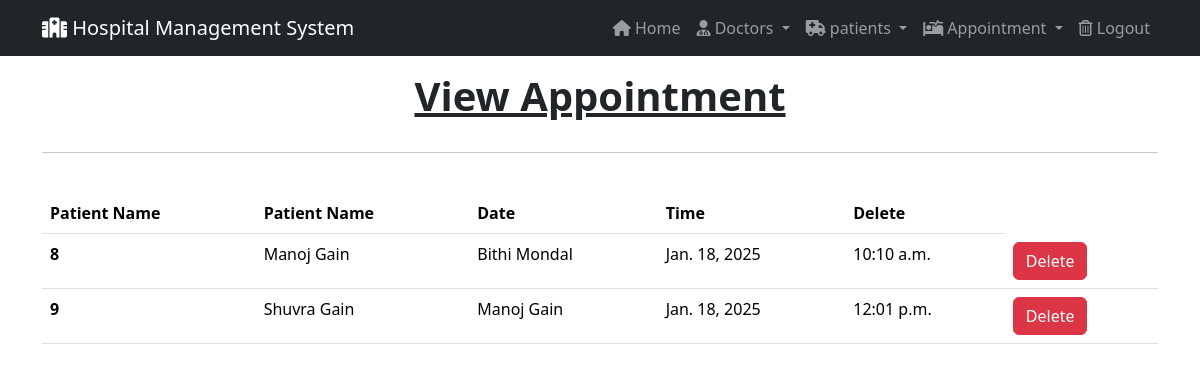
The page /view-appointment/ (signed in) on the database its author committed.
### HospitalApp/models.py (models this page shows, shortened)
class Appointment(models.Model):
    doctor = models.ForeignKey(Doctor, on_delete=models.CASCADE)
    patient = models.ForeignKey(Patient, on_delete=models.CASCADE)
    date1 = models.DateField(blank=True, null=True)
    time1 = models.TimeField(blank=True, null=True)
    created_at = models.DateTimeField(auto_now_add=True)
    updated_at = models.DateTimeField(auto_now_add=True)

class Doctor(models.Model):
    name = models.CharField(max_length=100, blank=True, null=True)
    mobile = models.IntegerField(blank=True, null=True, default='0')
    special = models.CharField(max_length=100, blank=True, null=True)
    created_at = models.DateTimeField(auto_now_add=True)
    updated_at = models.DateTimeField(auto_now_add=True)
    def __str__(self):
        return self.name

class Patient(models.Model):
    name = models.CharField(max_length=100, blank=True, null=True)
    gender = models.CharField(max_length=100, blank=True, null=True)
    mobile = models.IntegerField(blank=True, null=True,default='0')
    address = models.CharField(max_length=500, blank=True, null=True)
    created_at = models.DateTimeField(auto_now_add=True)
    updated_at = models.DateTimeField(auto_now_add=True)
    def __str__(self):
        return self.name

### HospitalApp/views.py (the view)
# urls.py: path('view-appointment/', views.view_appointment, name='view-appointment'),
def view_appointment(request):
    if not request.user.is_staff:
        return redirect('login')
    appoint = Appointment.objects.all()
    context={
        'appoint': appoint,
    }
    return render(request,'view_appointment.html',context)

### templates/view_appointment.html (shortened to what this page needs)
{% extends "base.html" %}
{% load static %}
{% block content %}
<h1 class="text-center py-3 text-decoration-underline fw-bolder">View Appointment</h1>
<div class="container">
    <hr>
    <br>
    <table class="table table-hover" id="example">
        <thead>
          <tr>
            <th scope="col">Patient Name</th>
            <th scope="col">Patient Name</th>
            <th scope="col">Date</th>
            <th scope="col">Time</th>
            <th scope="col">Delete</th>
          </tr>
        </thead>
        <tbody>
            {% for i in appoint %}
                <tr>
                    <th scope="row">{{i.id}}</th>
                    <td>{{i.doctor}}</td>
                    <td>{{i.patient}}</td>
                    <td>{{i.date1}}</td>
                    <td>{{i.time1}}</td>
                    <td><a href="{% url 'delete-appointment' i.id  %}" onclick="return confirm('Are u really want to delete ?')" class="btn btn-danger">Delete</a></td>
                </tr>
          {% endfor %}
        </tbody>
      </table>
</div>
{% endblock content %}

### rows shown on the page
Appointment: id "8", doctor "Manoj Gain", patient "Bithi Mondal", date1 "Jan. 18, 2025", time1 "10:10 a.m."
Appointment: id "9", doctor "Shuvra Gain", patient "Manoj Gain", date1 "Jan. 18, 2025", time1 "12:01 p.m."
